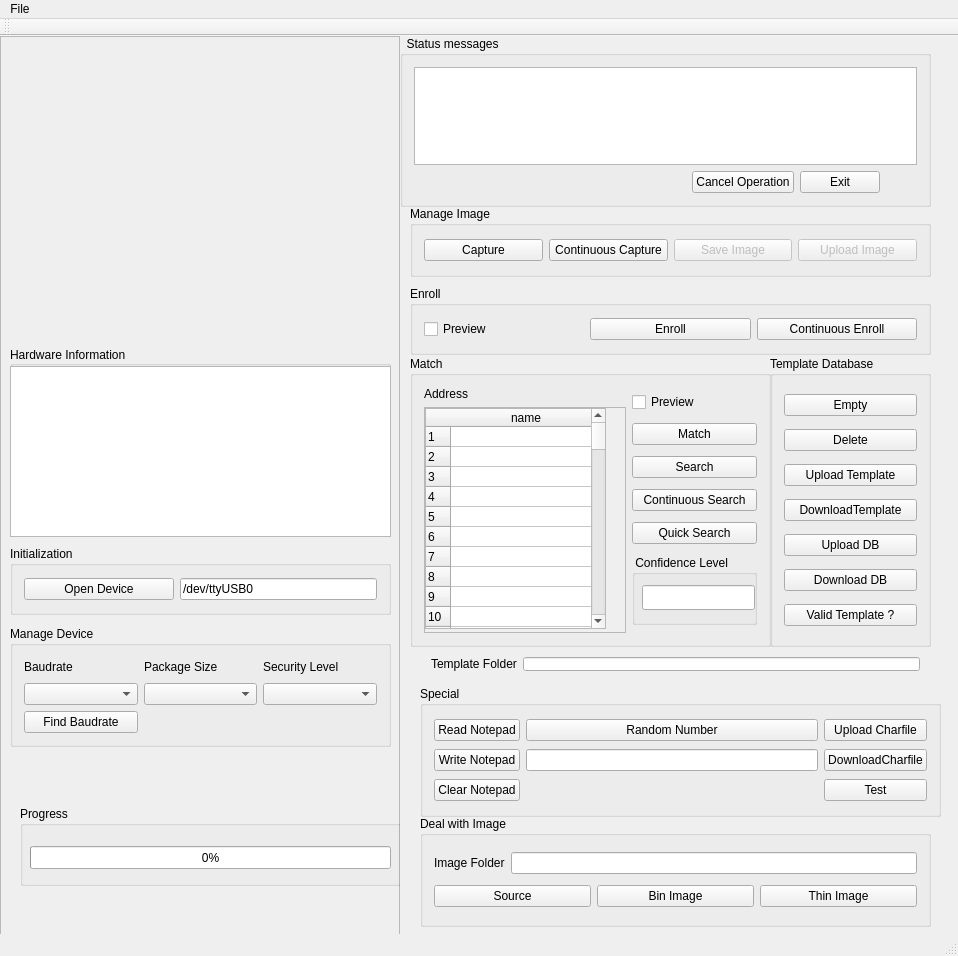
<?xml version="1.0" encoding="UTF-8"?>
<ui version="4.0">
 <class>SfgQt</class>
 <widget class="QMainWindow" name="SfgQt">
  <property name="geometry">
   <rect>
    <x>0</x>
    <y>0</y>
    <width>958</width>
    <height>956</height>
   </rect>
  </property>
  <property name="font">
   <font>
    <weight>50</weight>
    <bold>false</bold>
   </font>
  </property>
  <property name="windowTitle">
   <string>SfgQt Fingerprint App</string>
  </property>
  <widget class="QWidget" name="centralWidget">
   <widget class="QFrame" name="frame">
    <property name="geometry">
     <rect>
      <x>0</x>
      <y>0</y>
      <width>400</width>
      <height>981</height>
     </rect>
    </property>
    <property name="frameShape">
     <enum>QFrame::StyledPanel</enum>
    </property>
    <property name="frameShadow">
     <enum>QFrame::Raised</enum>
    </property>
    <property name="lineWidth">
     <number>0</number>
    </property>
    <widget class="QGroupBox" name="ManageDeviceBox">
     <property name="geometry">
      <rect>
       <x>10</x>
       <y>590</y>
       <width>381</width>
       <height>121</height>
      </rect>
     </property>
     <property name="title">
      <string>Manage Device</string>
     </property>
     <layout class="QGridLayout" name="gridLayout_3">
      <item row="0" column="0">
       <widget class="QLabel" name="baudrateLabel">
        <property name="text">
         <string>Baudrate</string>
        </property>
       </widget>
      </item>
      <item row="1" column="0">
       <widget class="QComboBox" name="baudrateComboBox"/>
      </item>
      <item row="1" column="1">
       <widget class="QComboBox" name="packetSizeComboBox"/>
      </item>
      <item row="0" column="1">
       <widget class="QLabel" name="packageSizeLabel">
        <property name="text">
         <string>Package Size</string>
        </property>
       </widget>
      </item>
      <item row="1" column="2">
       <widget class="QComboBox" name="securityLevelComboBox"/>
      </item>
      <item row="0" column="2">
       <widget class="QLabel" name="SecurityLevelLabel">
        <property name="text">
         <string>Security Level</string>
        </property>
       </widget>
      </item>
      <item row="2" column="0">
       <widget class="QPushButton" name="findBaudrateButton">
        <property name="text">
         <string>Find Baudrate</string>
        </property>
       </widget>
      </item>
     </layout>
    </widget>
    <widget class="QLabel" name="fingerPrintImage">
     <property name="geometry">
      <rect>
       <x>70</x>
       <y>10</y>
       <width>245</width>
       <height>270</height>
      </rect>
     </property>
     <property name="text">
      <string/>
     </property>
     <property name="pixmap">
      <pixmap resource="images.qrc">:/images/Logo.bmp</pixmap>
     </property>
     <property name="scaledContents">
      <bool>true</bool>
     </property>
     <property name="alignment">
      <set>Qt::AlignCenter</set>
     </property>
    </widget>
    <widget class="QGroupBox" name="hardwareInfoBox">
     <property name="enabled">
      <bool>true</bool>
     </property>
     <property name="geometry">
      <rect>
       <x>10</x>
       <y>310</y>
       <width>381</width>
       <height>191</height>
      </rect>
     </property>
     <property name="title">
      <string>Hardware Information</string>
     </property>
     <property name="alignment">
      <set>Qt::AlignJustify|Qt::AlignVCenter</set>
     </property>
     <property name="flat">
      <bool>false</bool>
     </property>
     <property name="checkable">
      <bool>false</bool>
     </property>
     <widget class="QPlainTextEdit" name="hardwareInfoText">
      <property name="geometry">
       <rect>
        <x>0</x>
        <y>20</y>
        <width>381</width>
        <height>171</height>
       </rect>
      </property>
      <property name="font">
       <font>
        <family>Ubuntu Mono</family>
        <pointsize>12</pointsize>
        <weight>50</weight>
        <bold>false</bold>
       </font>
      </property>
      <property name="frameShadow">
       <enum>QFrame::Plain</enum>
      </property>
     </widget>
    </widget>
    <widget class="QGroupBox" name="initBox">
     <property name="geometry">
      <rect>
       <x>10</x>
       <y>510</y>
       <width>381</width>
       <height>69</height>
      </rect>
     </property>
     <property name="title">
      <string>Initialization</string>
     </property>
     <layout class="QHBoxLayout" name="horizontalLayout_2">
      <item>
       <widget class="QPushButton" name="OpenDeviceButton">
        <property name="minimumSize">
         <size>
          <width>150</width>
          <height>0</height>
         </size>
        </property>
        <property name="text">
         <string>Open Device</string>
        </property>
       </widget>
      </item>
      <item>
       <widget class="QLineEdit" name="deviceNameLineEdit">
        <property name="text">
         <string>/dev/ttyUSB0</string>
        </property>
       </widget>
      </item>
     </layout>
    </widget>
    <widget class="QGroupBox" name="progressBox">
     <property name="geometry">
      <rect>
       <x>20</x>
       <y>770</y>
       <width>381</width>
       <height>80</height>
      </rect>
     </property>
     <property name="title">
      <string>Progress</string>
     </property>
     <widget class="QProgressBar" name="progressBar">
      <property name="geometry">
       <rect>
        <x>10</x>
        <y>40</y>
        <width>361</width>
        <height>23</height>
       </rect>
      </property>
      <property name="value">
       <number>0</number>
      </property>
     </widget>
    </widget>
   </widget>
   <widget class="QGroupBox" name="statusBox">
    <property name="geometry">
     <rect>
      <x>400</x>
      <y>0</y>
      <width>531</width>
      <height>171</height>
     </rect>
    </property>
    <property name="title">
     <string>  Status messages</string>
    </property>
    <layout class="QFormLayout" name="formLayout">
     <item row="1" column="0">
      <layout class="QHBoxLayout" name="horizontalLayout">
       <item>
        <spacer name="horizontalSpacer">
         <property name="orientation">
          <enum>Qt::Horizontal</enum>
         </property>
         <property name="sizeHint" stdset="0">
          <size>
           <width>278</width>
           <height>20</height>
          </size>
         </property>
        </spacer>
       </item>
       <item>
        <widget class="QPushButton" name="cancelOpButton">
         <property name="text">
          <string>Cancel Operation</string>
         </property>
        </widget>
       </item>
       <item>
        <widget class="QPushButton" name="exitButton">
         <property name="text">
          <string>Exit</string>
         </property>
        </widget>
       </item>
      </layout>
     </item>
     <item row="0" column="0" colspan="2">
      <widget class="QTextEdit" name="statusTextEdit"/>
     </item>
    </layout>
   </widget>
   <widget class="QGroupBox" name="manageImageBox">
    <property name="geometry">
     <rect>
      <x>410</x>
      <y>170</y>
      <width>521</width>
      <height>71</height>
     </rect>
    </property>
    <property name="title">
     <string>Manage Image</string>
    </property>
    <property name="flat">
     <bool>true</bool>
    </property>
    <layout class="QHBoxLayout" name="horizontalLayout_4">
     <item>
      <widget class="QPushButton" name="captureButton">
       <property name="text">
        <string>Capture</string>
       </property>
      </widget>
     </item>
     <item>
      <widget class="QPushButton" name="conCaptureButton">
       <property name="text">
        <string>Continuous Capture</string>
       </property>
      </widget>
     </item>
     <item>
      <widget class="QPushButton" name="saveImageButton">
       <property name="enabled">
        <bool>false</bool>
       </property>
       <property name="text">
        <string>Save Image</string>
       </property>
      </widget>
     </item>
     <item>
      <widget class="QPushButton" name="uploadImageButton">
       <property name="enabled">
        <bool>false</bool>
       </property>
       <property name="text">
        <string>Upload Image</string>
       </property>
      </widget>
     </item>
    </layout>
   </widget>
   <widget class="QGroupBox" name="enrollB">
    <property name="geometry">
     <rect>
      <x>410</x>
      <y>250</y>
      <width>521</width>
      <height>69</height>
     </rect>
    </property>
    <property name="title">
     <string>Enroll</string>
    </property>
    <property name="flat">
     <bool>true</bool>
    </property>
    <layout class="QHBoxLayout" name="horizontalLayout_5">
     <item>
      <widget class="QCheckBox" name="previewCheckBox">
       <property name="text">
        <string>Preview</string>
       </property>
      </widget>
     </item>
     <item>
      <widget class="QPushButton" name="enrollButton">
       <property name="enabled">
        <bool>true</bool>
       </property>
       <property name="text">
        <string>Enroll</string>
       </property>
      </widget>
     </item>
     <item>
      <widget class="QPushButton" name="conEnrollButton">
       <property name="text">
        <string>Continuous Enroll</string>
       </property>
      </widget>
     </item>
    </layout>
   </widget>
   <widget class="QGroupBox" name="matchBox">
    <property name="geometry">
     <rect>
      <x>410</x>
      <y>320</y>
      <width>361</width>
      <height>291</height>
     </rect>
    </property>
    <property name="title">
     <string>Match</string>
    </property>
    <layout class="QHBoxLayout" name="horizontalLayout_3">
     <item>
      <layout class="QVBoxLayout" name="verticalLayout_3">
       <item>
        <widget class="QLabel" name="addressLabel">
         <property name="text">
          <string>Address</string>
         </property>
        </widget>
       </item>
       <item>
        <widget class="QScrollArea" name="scrollArea">
         <property name="widgetResizable">
          <bool>true</bool>
         </property>
         <widget class="QWidget" name="scrollAreaWidgetContents">
          <property name="geometry">
           <rect>
            <x>0</x>
            <y>0</y>
            <width>176</width>
            <height>220</height>
           </rect>
          </property>
          <widget class="QTableWidget" name="fpTable">
           <property name="geometry">
            <rect>
             <x>0</x>
             <y>0</y>
             <width>181</width>
             <height>221</height>
            </rect>
           </property>
           <property name="font">
            <font>
             <pointsize>9</pointsize>
            </font>
           </property>
           <property name="rowCount">
            <number>150</number>
           </property>
           <property name="columnCount">
            <number>1</number>
           </property>
           <attribute name="horizontalHeaderMinimumSectionSize">
            <number>20</number>
           </attribute>
           <attribute name="horizontalHeaderDefaultSectionSize">
            <number>150</number>
           </attribute>
           <attribute name="verticalHeaderDefaultSectionSize">
            <number>20</number>
           </attribute>
           <row/>
           <row/>
           <row/>
           <row/>
           <row/>
           <row/>
           <row/>
           <row/>
           <row/>
           <row/>
           <row/>
           <row/>
           <row/>
           <row/>
           <row/>
           <row/>
           <row/>
           <row/>
           <row/>
           <row/>
           <row/>
           <row/>
           <row/>
           <row/>
           <row/>
           <row/>
           <row/>
           <row/>
           <row/>
           <row/>
           <row/>
           <row/>
           <row/>
           <row/>
           <row/>
           <row/>
           <row/>
           <row/>
           <row/>
           <row/>
           <row/>
           <row/>
           <row/>
           <row/>
           <row/>
           <row/>
           <row/>
           <row/>
           <row/>
           <row/>
           <row/>
           <row/>
           <row/>
           <row/>
           <row/>
           <row/>
           <row/>
           <row/>
           <row/>
           <row/>
           <row/>
           <row/>
           <row/>
           <row/>
           <row/>
           <row/>
           <row/>
           <row/>
           <row/>
           <row/>
           <row/>
           <row/>
           <row/>
           <row/>
           <row/>
           <row/>
           <row/>
           <row/>
           <row/>
           <row/>
           <row/>
           <row/>
           <row/>
           <row/>
           <row/>
           <row/>
           <row/>
           <row/>
           <row/>
           <row/>
           <row/>
           <row/>
           <row/>
           <row/>
           <row/>
           <row/>
           <row/>
           <row/>
           <row/>
           <row/>
           <row/>
           <row/>
           <row/>
           <row/>
           <row/>
           <row/>
           <row/>
           <row/>
           <row/>
           <row/>
           <row/>
           <row/>
           <row/>
           <row/>
           <row/>
           <row/>
           <row/>
           <row/>
           <row/>
           <row/>
           <row/>
           <row/>
           <row/>
           <row/>
           <row/>
           <row/>
           <row/>
           <row/>
           <row/>
           <row/>
           <row/>
           <row/>
           <row/>
           <row/>
           <row/>
           <row/>
           <row/>
           <row/>
           <row/>
           <row/>
           <row/>
           <row/>
           <row/>
           <row/>
           <row/>
           <row/>
           <row/>
           <row/>
           <row/>
           <row/>
           <column>
            <property name="text">
             <string>name</string>
            </property>
           </column>
          </widget>
         </widget>
        </widget>
       </item>
      </layout>
     </item>
     <item>
      <layout class="QVBoxLayout" name="verticalLayout_4">
       <item>
        <widget class="QCheckBox" name="matchPreviewCheckbox">
         <property name="text">
          <string>Preview</string>
         </property>
        </widget>
       </item>
       <item>
        <widget class="QPushButton" name="matchButton">
         <property name="text">
          <string>Match</string>
         </property>
        </widget>
       </item>
       <item>
        <widget class="QPushButton" name="searchButton">
         <property name="text">
          <string>Search</string>
         </property>
        </widget>
       </item>
       <item>
        <widget class="QPushButton" name="ConSearchButton">
         <property name="text">
          <string>Continuous Search</string>
         </property>
        </widget>
       </item>
       <item>
        <widget class="QPushButton" name="quickSearchButton">
         <property name="text">
          <string>Quick Search</string>
         </property>
        </widget>
       </item>
       <item>
        <widget class="QGroupBox" name="confidenceBox">
         <property name="maximumSize">
          <size>
           <width>16777215</width>
           <height>70</height>
          </size>
         </property>
         <property name="title">
          <string> Confidence Level</string>
         </property>
         <widget class="QLineEdit" name="confidenceLineEdit">
          <property name="geometry">
           <rect>
            <x>10</x>
            <y>30</y>
            <width>113</width>
            <height>25</height>
           </rect>
          </property>
          <property name="readOnly">
           <bool>true</bool>
          </property>
         </widget>
        </widget>
       </item>
      </layout>
     </item>
    </layout>
   </widget>
   <widget class="QGroupBox" name="templateBox">
    <property name="geometry">
     <rect>
      <x>770</x>
      <y>320</y>
      <width>161</width>
      <height>291</height>
     </rect>
    </property>
    <property name="title">
     <string>Template Database</string>
    </property>
    <layout class="QVBoxLayout" name="verticalLayout">
     <item>
      <widget class="QPushButton" name="DB_EmptyButtton">
       <property name="text">
        <string>Empty</string>
       </property>
      </widget>
     </item>
     <item>
      <widget class="QPushButton" name="DB_DeleteButton">
       <property name="text">
        <string>Delete</string>
       </property>
      </widget>
     </item>
     <item>
      <widget class="QPushButton" name="uploadTemplateButton">
       <property name="text">
        <string>Upload Template</string>
       </property>
      </widget>
     </item>
     <item>
      <widget class="QPushButton" name="downloadTemplateButton">
       <property name="text">
        <string>DownloadTemplate</string>
       </property>
      </widget>
     </item>
     <item>
      <widget class="QPushButton" name="uploadDBButton">
       <property name="text">
        <string>Upload DB</string>
       </property>
      </widget>
     </item>
     <item>
      <widget class="QPushButton" name="downloadDBButton">
       <property name="text">
        <string>Download DB</string>
       </property>
      </widget>
     </item>
     <item>
      <widget class="QPushButton" name="validTemplateButton">
       <property name="text">
        <string>Valid Template ?</string>
       </property>
      </widget>
     </item>
    </layout>
   </widget>
   <widget class="QGroupBox" name="specialBox">
    <property name="geometry">
     <rect>
      <x>420</x>
      <y>650</y>
      <width>521</width>
      <height>131</height>
     </rect>
    </property>
    <property name="title">
     <string>Special</string>
    </property>
    <layout class="QGridLayout" name="gridLayout_2">
     <item row="1" column="0">
      <widget class="QPushButton" name="writeNotepadButton">
       <property name="text">
        <string>Write Notepad</string>
       </property>
      </widget>
     </item>
     <item row="0" column="1">
      <widget class="QPushButton" name="randomButton">
       <property name="text">
        <string>Random Number</string>
       </property>
      </widget>
     </item>
     <item row="0" column="0">
      <widget class="QPushButton" name="readNotepadButton">
       <property name="text">
        <string>Read Notepad</string>
       </property>
      </widget>
     </item>
     <item row="1" column="1">
      <widget class="QLineEdit" name="randomNumber">
       <property name="readOnly">
        <bool>true</bool>
       </property>
      </widget>
     </item>
     <item row="2" column="0">
      <widget class="QPushButton" name="clearNotepadButton">
       <property name="text">
        <string>Clear Notepad</string>
       </property>
      </widget>
     </item>
     <item row="0" column="2">
      <widget class="QPushButton" name="uploadCharfileButton">
       <property name="text">
        <string>Upload Charfile</string>
       </property>
      </widget>
     </item>
     <item row="1" column="2">
      <widget class="QPushButton" name="downloadCharfileButton">
       <property name="text">
        <string>DownloadCharfile</string>
       </property>
      </widget>
     </item>
     <item row="2" column="2">
      <widget class="QPushButton" name="testButton">
       <property name="text">
        <string>Test</string>
       </property>
      </widget>
     </item>
    </layout>
   </widget>
   <widget class="QGroupBox" name="dealWithImageBox">
    <property name="geometry">
     <rect>
      <x>420</x>
      <y>780</y>
      <width>511</width>
      <height>111</height>
     </rect>
    </property>
    <property name="title">
     <string>Deal with Image</string>
    </property>
    <layout class="QGridLayout" name="gridLayout">
     <item row="0" column="0" colspan="3">
      <layout class="QHBoxLayout" name="horizontalLayout_6">
       <item>
        <widget class="QLabel" name="imageDirLabel">
         <property name="text">
          <string>Image Folder</string>
         </property>
        </widget>
       </item>
       <item>
        <widget class="QLineEdit" name="imageFileDirectoryLineEdit">
         <property name="text">
          <string/>
         </property>
         <property name="readOnly">
          <bool>true</bool>
         </property>
        </widget>
       </item>
      </layout>
     </item>
     <item row="1" column="0">
      <widget class="QPushButton" name="sourceButton">
       <property name="text">
        <string>Source</string>
       </property>
      </widget>
     </item>
     <item row="1" column="1">
      <widget class="QPushButton" name="binImageButton">
       <property name="text">
        <string>Bin Image</string>
       </property>
      </widget>
     </item>
     <item row="1" column="2">
      <widget class="QPushButton" name="thinImageButton">
       <property name="text">
        <string>Thin Image</string>
       </property>
      </widget>
     </item>
    </layout>
   </widget>
   <widget class="QWidget" name="layoutWidget">
    <property name="geometry">
     <rect>
      <x>0</x>
      <y>0</y>
      <width>2</width>
      <height>2</height>
     </rect>
    </property>
    <layout class="QVBoxLayout" name="verticalLayout_2"/>
   </widget>
   <widget class="QWidget" name="layoutWidget_2">
    <property name="geometry">
     <rect>
      <x>420</x>
      <y>610</y>
      <width>511</width>
      <height>36</height>
     </rect>
    </property>
    <layout class="QHBoxLayout" name="horizontalLayout_7">
     <item>
      <widget class="QLabel" name="templateDirLabel">
       <property name="text">
        <string>Template Folder</string>
       </property>
      </widget>
     </item>
     <item>
      <widget class="QLineEdit" name="templateDirectoryLineEdit">
       <property name="text">
        <string/>
       </property>
       <property name="readOnly">
        <bool>true</bool>
       </property>
      </widget>
     </item>
    </layout>
   </widget>
  </widget>
  <widget class="QMenuBar" name="menuBar">
   <property name="geometry">
    <rect>
     <x>0</x>
     <y>0</y>
     <width>958</width>
     <height>22</height>
    </rect>
   </property>
   <widget class="QMenu" name="menuFile">
    <property name="title">
     <string>File</string>
    </property>
    <addaction name="actionQuit"/>
   </widget>
   <addaction name="menuFile"/>
  </widget>
  <widget class="QStatusBar" name="statusBar"/>
  <widget class="QToolBar" name="toolBar">
   <property name="windowTitle">
    <string>toolBar</string>
   </property>
   <attribute name="toolBarArea">
    <enum>TopToolBarArea</enum>
   </attribute>
   <attribute name="toolBarBreak">
    <bool>false</bool>
   </attribute>
  </widget>
  <action name="actionQuit">
   <property name="text">
    <string>Quit</string>
   </property>
  </action>
 </widget>
 <layoutdefault spacing="6" margin="11"/>
 <resources>
  <include location="images.qrc"/>
 </resources>
 <connections>
  <connection>
   <sender>actionQuit</sender>
   <signal>triggered()</signal>
   <receiver>SfgQt</receiver>
   <slot>close()</slot>
   <hints>
    <hint type="sourcelabel">
     <x>-1</x>
     <y>-1</y>
    </hint>
    <hint type="destinationlabel">
     <x>323</x>
     <y>312</y>
    </hint>
   </hints>
  </connection>
  <connection>
   <sender>exitButton</sender>
   <signal>clicked()</signal>
   <receiver>SfgQt</receiver>
   <slot>close()</slot>
   <hints>
    <hint type="sourcelabel">
     <x>867</x>
     <y>155</y>
    </hint>
    <hint type="destinationlabel">
     <x>468</x>
     <y>451</y>
    </hint>
   </hints>
  </connection>
 </connections>
</ui>
